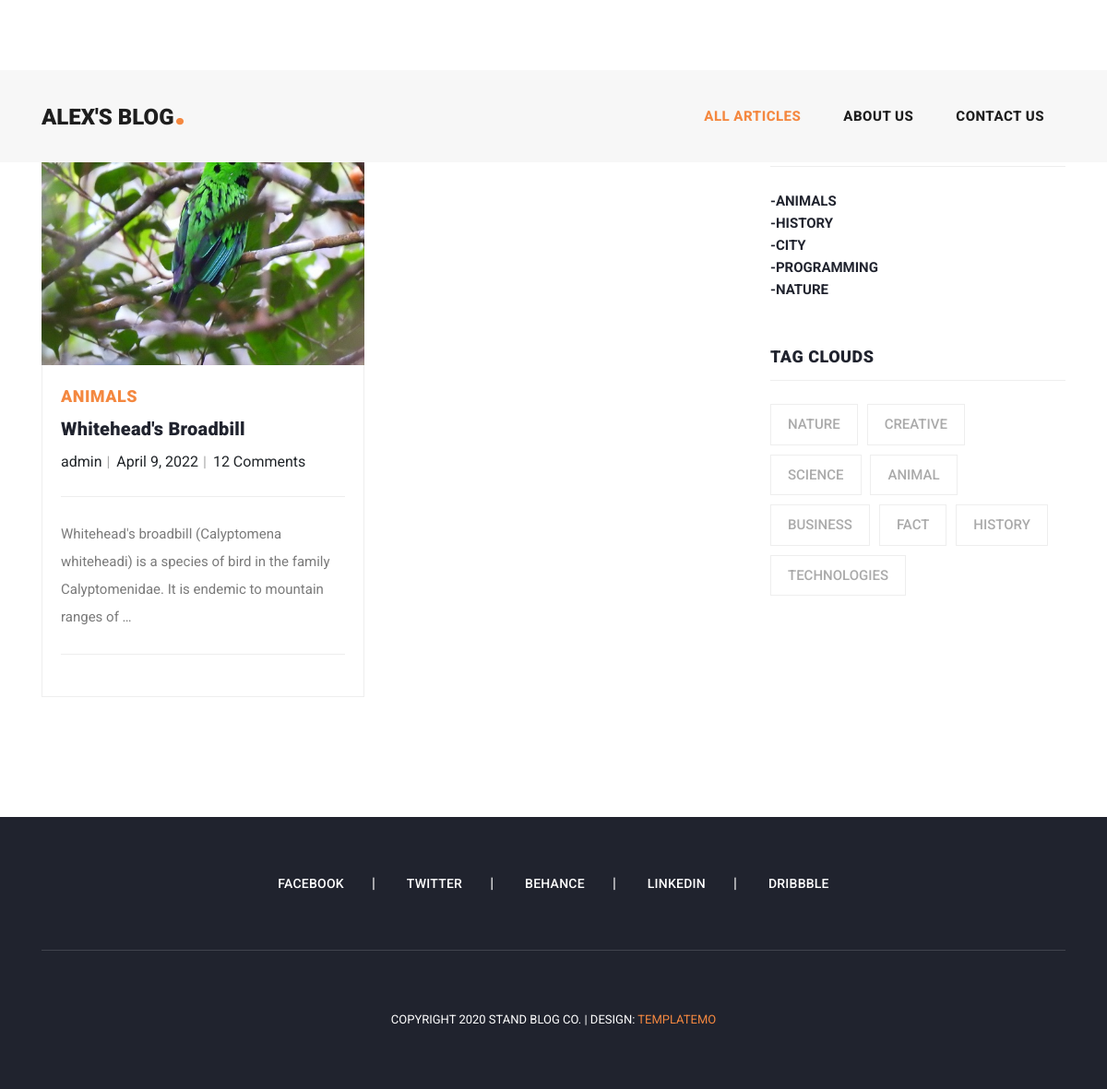
The page /blog/category/animals/ on the database its author committed.
### blog/models.py (models this page shows, shortened)
class Article(models.Model):
    title = models.CharField(max_length=100, unique=True)
    content = models.TextField()
    category = models.ForeignKey('Category', on_delete=models.CASCADE)
    author = models.ForeignKey('Author', on_delete=models.CASCADE)
    tag = models.ManyToManyField('Tag')
    is_published = models.BooleanField(default=True)
    creation_date = models.DateField(auto_now_add=True)
    date_of_change = models.DateField(auto_now=True)
    slug = models.SlugField(unique=True)
    photo = models.FileField(upload_to='photos/%Y/%m/%d/')
    class Meta:
        ordering = ['creation_date']
    def get_abs_url_article(self):
        return reverse('show_article', kwargs={'article_slug': self.slug})

class Category(models.Model):
    name = models.CharField(max_length=50)
    slug = models.SlugField(unique=True)
    def __str__(self):
        return self.name
    def get_abs_url_category(self):
        return reverse('show_cat', kwargs={'category_slug': self.slug})

class Author(models.Model):
    name = models.CharField(max_length=50)
    def __str__(self):
        return self.name

class Tag(models.Model):
    name = models.CharField(max_length=50)
    slug = models.SlugField(unique=True)
    def get_abs_url_tag(self):
        return reverse('show_tag', kwargs={'tag_slug': self.slug})

### blog/views.py (the view)
# urls.py: path('category/<slug:category_slug>/', views.show_articles_by_category, name='show_cat'),
def show_articles_by_category(request, category_slug):
    articles = get_list_or_404(Article, category__slug=category_slug)
    tags = get_list_or_404(Tag)
    paginator = Paginator(articles, 4)
    page_number = request.GET.get('page')
    page_obj = paginator.get_page(page_number)
    categories = get_list_or_404(Category)
    context = {
        'title': 'Main',
        'articles': articles,
        'tags': tags,
        'categories': categories,
        'page_obj': page_obj,
    }
    return render(request, 'blog/show_article_by_category.html', context=context)

### blog/templates/blog/show_article_by_category.html (shortened to what this page needs)
{% extends 'blog/base.html' %}
{% load static %}
{% block nav-item %}
<li class="nav-item">
    <a class="nav-link active" href="{% url 'all_articles' %}">All articles</a>
</li>
<li class="nav-item">
    <a class="nav-link" href="{% url 'about' %}">About Us</a>
</li>
<li class="nav-item">
    <a class="nav-link" href="{% url 'contact' %}">Contact Us</a>
</li>
{% endblock %}
{% block content %}
<section class="blog-posts grid-system">
    <div class="container">
        <div class="row">
            <div class="col-lg-8">
                <div class="all-blog-posts">
                    <div class="row">
                        {% for article in articles %}
                        <div class="col-lg-6">
                            <div class="blog-post">
                                <div class="blog-thumb">
                                    <img src="{{ article.photo.url }}" alt="">
                                </div>
                                <div class="down-content">
                                    <span>{{article.category}}</span>
                                    <a href="{{ article.get_abs_url_article }}"><h4>{{article.title}}</h4></a>
                                    <ul class="post-info">
                                        <li>{{ article.author }}</li>
                                        <li>{{ article.creation_date }}</li>
                                        <li>12 Comments</li>
                                    </ul>
                                    <p>{{ article.content|linebreaksbr|truncatewords:20 }}</p>
                                </div>
                            </div>
                        </div>
                        {% endfor %}
                    </div>
                </div>
            </div>
            <div class="col-lg-4">
                <div class="sidebar">
                    <div class="row">
                        <div class="col-lg-12">
                            <div class="sidebar-item categories">
                                <div class="sidebar-heading">
                                    <h2>Categories</h2>
                                </div>
                                <div class="content">
                                    {% for category in categories%}
                                    <ul>
                                        <li><a href="{{ category.get_abs_url_category }}">-{{ category.name|upper }}</a>
                                        </li>
                                    </ul>
                                    {% endfor %}
                                </div>
                            </div>
                        </div>
                        <div class="col-lg-12">
                            <div class="sidebar-item tags">
                                <div class="sidebar-heading">
                                    <h2>Tag Clouds</h2>
                                </div>
                                <div class="content">
                                    <ul>
                                        {% for tag in tags %}
                                        <li><a href="{{ tag.get_abs_url_tag }}">{{ tag.name|upper }}</a></li>
                                        {% endfor %}
                                    </ul>
                                </div>
                            </div>
                        </div>
                    </div>
                </div>
            </div>
        </div>
    </div>
</section>
{% endblock %}

### blog/static/blog/css/templatemo-stand-blog.css (style rules this page uses)
body { font-family: 'Roboto', sans-serif; overflow-x: hidden; text-rendering: optimizeLegibility; -webkit-font-smoothing: antialiased; -moz-osx-font-smoothing: grayscale; }
p { margin-bottom: 0px; font-size: 15px; font-weight: 400; color: #7a7a7a; line-height: 30px; }
a { text-decoration: none!important; }
ul { padding: 0; margin: 0; list-style: none; }
h1,h2,h3,h4,h5,h6 { margin: 0px; }
.navbar .navbar-nav .nav-item { margin: 0px 15px; }
.navbar .navbar-nav a.nav-link { text-transform: capitalize; font-size: 15px; font-weight: 800; text-transform: uppercase; letter-spacing: 0.5px; color: #1e1e1e; transition: all 0.3s; }
.navbar .navbar-nav .nav-link:hover, .navbar .navbar-nav .active>.nav-link, .navbar .navbar-nav .nav-link.active, .navbar .navbar-nav .nav-link.show, .navbar .navbar-nav .show>.nav-link { color: #f48840; }
.blog-posts { margin-top: 100px; }
.blog-posts .blog-post { margin-bottom: 30px; }
.blog-posts .blog-thumb img { width: 100%; height: 50%; overflow: hidden; }
.blog-posts .down-content { padding: 20px; border-right: 1px solid #eee; border-left: 1px solid #eee; border-bottom: 1px solid #eee; }
.blog-posts .down-content span { font-size: 18px; text-transform: uppercase; letter-spacing: 0.5px; font-weight: 900; color: #f48840; }
.blog-posts .down-content h4 { font-size: 24px; text-transform: capitalize; letter-spacing: 0.5px; font-weight: 900; color: #20232e; margin: 10px 0px 12px 0px; }
.blog-posts .down-content ul.post-info li { display: inline-block; margin-right: 8px; }
.blog-posts .down-content ul.post-info li:after { content: '|'; color: #aaa; margin-left: 8px; }
.blog-posts .down-content h4 { font-size: 20px; letter-spacing: 0.25px; }
.grid-system .down-content ul.post-info li { margin-right: 3px; }
.grid-system .down-content ul.post-info li:after { margin-left: 5px; }
.blog-posts .down-content ul.post-info li:last-child::after { display: none; }
.blog-posts .down-content p { padding: 25px 0px; margin: 25px 0px; border-top: 1px solid #eee; border-bottom: 1px solid #eee; }
.blog-posts .sidebar-heading h2 { font-size: 18px; text-transform: uppercase; font-weight: 900; letter-spacing: 0.5px; color: #20232e; border-bottom: 1px solid #eee; padding-bottom: 15px; margin-bottom: 25px; }
.sidebar { margin-left: 30px; }
.sidebar .sidebar-item { margin-top: 50px; }
.sidebar .sidebar-heading h2 { font-size: 18px; text-transform: uppercase; font-weight: 900; letter-spacing: 0.5px; color: #20232e; border-bottom: 1px solid #eee; padding-bottom: 15px; margin-bottom: 25px; }
.sidebar .categories ul li { margin-bottom: 15px; }
.sidebar .categories ul li:last-child { margin-bottom: 0px; }
.sidebar .categories ul li a { font-size: 15px; font-weight: 700; color: #20232e; transition: all .3s; }
.sidebar .tags ul li { margin-right: 6px; display: inline-block; }
.sidebar .tags ul li { margin-bottom: 10px; }
.sidebar .tags ul li a { font-size: 15px; font-weight: 500; color: #aaa; display: inline-block; border: 1px solid #eee; padding: 10px 18px; transition: all .3s; }

### rows shown on the page
Article: photo (picture), category "ANIMALS", title "Whitehead's Broadbill", author "admin", creation_date "April 9, 2022", content "Whitehead's broadbill (Calyptomena whiteheadi) is a species of bird in the family Calyptomenidae. It is endemic to mountain ranges of …"
Category: name "ANIMALS"
Category: name "HISTORY"
Category: name "CITY"
Category: name "PROGRAMMING"
Category: name "NATURE"
Tag: name "NATURE"
Tag: name "CREATIVE"
Tag: name "SCIENCE"
Tag: name "ANIMAL"
Tag: name "BUSINESS"
Tag: name "FACT"
Tag: name "HISTORY"
Tag: name "TECHNOLOGIES"
